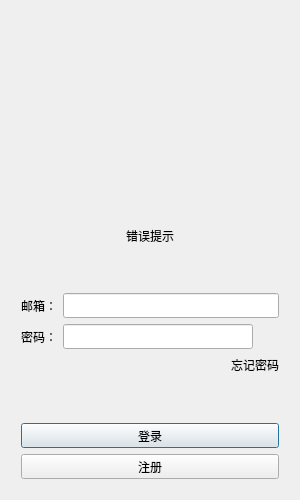
<?xml version="1.0" encoding="UTF-8"?>
<ui version="4.0">
 <class>LoginDialog</class>
 <widget class="QDialog" name="LoginDialog">
  <property name="geometry">
   <rect>
    <x>0</x>
    <y>0</y>
    <width>300</width>
    <height>500</height>
   </rect>
  </property>
  <property name="minimumSize">
   <size>
    <width>300</width>
    <height>500</height>
   </size>
  </property>
  <property name="maximumSize">
   <size>
    <width>300</width>
    <height>500</height>
   </size>
  </property>
  <property name="windowTitle">
   <string>Dialog</string>
  </property>
  <layout class="QVBoxLayout" name="verticalLayout">
   <item>
    <layout class="QVBoxLayout" name="verticalLayout_2">
     <property name="leftMargin">
      <number>10</number>
     </property>
     <property name="topMargin">
      <number>10</number>
     </property>
     <property name="rightMargin">
      <number>10</number>
     </property>
     <property name="bottomMargin">
      <number>10</number>
     </property>
     <item>
      <layout class="QHBoxLayout" name="horizontalLayout">
       <item>
        <widget class="QLabel" name="head_label">
         <property name="minimumSize">
          <size>
           <width>200</width>
           <height>200</height>
          </size>
         </property>
         <property name="maximumSize">
          <size>
           <width>200</width>
           <height>200</height>
          </size>
         </property>
         <property name="locale">
          <locale language="Chinese" country="China"/>
         </property>
         <property name="text">
          <string/>
         </property>
         <property name="pixmap">
          <pixmap resource="rc.qrc">:/res/ice.png</pixmap>
         </property>
         <property name="alignment">
          <set>Qt::AlignCenter</set>
         </property>
        </widget>
       </item>
      </layout>
     </item>
     <item>
      <widget class="QLabel" name="err_tip">
       <property name="text">
        <string>错误提示</string>
       </property>
       <property name="alignment">
        <set>Qt::AlignCenter</set>
       </property>
      </widget>
     </item>
     <item>
      <spacer name="verticalSpacer">
       <property name="orientation">
        <enum>Qt::Vertical</enum>
       </property>
       <property name="sizeHint" stdset="0">
        <size>
         <width>20</width>
         <height>40</height>
        </size>
       </property>
      </spacer>
     </item>
     <item>
      <layout class="QHBoxLayout" name="horizontalLayout_2">
       <item>
        <widget class="QLabel" name="email_label">
         <property name="minimumSize">
          <size>
           <width>0</width>
           <height>25</height>
          </size>
         </property>
         <property name="maximumSize">
          <size>
           <width>16777215</width>
           <height>25</height>
          </size>
         </property>
         <property name="text">
          <string>邮箱：</string>
         </property>
        </widget>
       </item>
       <item>
        <widget class="QLineEdit" name="email_edit">
         <property name="minimumSize">
          <size>
           <width>0</width>
           <height>25</height>
          </size>
         </property>
         <property name="maximumSize">
          <size>
           <width>16777215</width>
           <height>25</height>
          </size>
         </property>
        </widget>
       </item>
      </layout>
     </item>
     <item>
      <layout class="QHBoxLayout" name="horizontalLayout_3">
       <item>
        <widget class="QLabel" name="passwd_label">
         <property name="minimumSize">
          <size>
           <width>0</width>
           <height>25</height>
          </size>
         </property>
         <property name="maximumSize">
          <size>
           <width>16777215</width>
           <height>25</height>
          </size>
         </property>
         <property name="text">
          <string>密码：</string>
         </property>
        </widget>
       </item>
       <item>
        <widget class="QLineEdit" name="passwd_edit">
         <property name="minimumSize">
          <size>
           <width>0</width>
           <height>25</height>
          </size>
         </property>
         <property name="maximumSize">
          <size>
           <width>16777215</width>
           <height>25</height>
          </size>
         </property>
        </widget>
       </item>
       <item>
        <widget class="ClickedLabel" name="passwd_visible">
         <property name="minimumSize">
          <size>
           <width>20</width>
           <height>20</height>
          </size>
         </property>
         <property name="maximumSize">
          <size>
           <width>20</width>
           <height>20</height>
          </size>
         </property>
         <property name="text">
          <string/>
         </property>
        </widget>
       </item>
      </layout>
     </item>
     <item>
      <layout class="QHBoxLayout" name="horizontalLayout_6">
       <item>
        <spacer name="horizontalSpacer">
         <property name="orientation">
          <enum>Qt::Horizontal</enum>
         </property>
         <property name="sizeHint" stdset="0">
          <size>
           <width>40</width>
           <height>20</height>
          </size>
         </property>
        </spacer>
       </item>
       <item>
        <widget class="ClickedLabel" name="reset_passwd">
         <property name="text">
          <string>忘记密码</string>
         </property>
        </widget>
       </item>
      </layout>
     </item>
     <item>
      <spacer name="verticalSpacer_2">
       <property name="orientation">
        <enum>Qt::Vertical</enum>
       </property>
       <property name="sizeHint" stdset="0">
        <size>
         <width>20</width>
         <height>40</height>
        </size>
       </property>
      </spacer>
     </item>
     <item>
      <layout class="QHBoxLayout" name="horizontalLayout_4">
       <item>
        <widget class="QPushButton" name="login_btn">
         <property name="minimumSize">
          <size>
           <width>0</width>
           <height>25</height>
          </size>
         </property>
         <property name="maximumSize">
          <size>
           <width>16777215</width>
           <height>25</height>
          </size>
         </property>
         <property name="text">
          <string>登录</string>
         </property>
        </widget>
       </item>
      </layout>
     </item>
     <item>
      <layout class="QHBoxLayout" name="horizontalLayout_5">
       <item>
        <widget class="QPushButton" name="register_btn">
         <property name="minimumSize">
          <size>
           <width>0</width>
           <height>25</height>
          </size>
         </property>
         <property name="maximumSize">
          <size>
           <width>16777215</width>
           <height>25</height>
          </size>
         </property>
         <property name="text">
          <string>注册</string>
         </property>
        </widget>
       </item>
      </layout>
     </item>
    </layout>
   </item>
  </layout>
 </widget>
 <customwidgets>
  <customwidget>
   <class>ClickedLabel</class>
   <extends>QLabel</extends>
   <header>clickedlabel.h</header>
  </customwidget>
 </customwidgets>
 <resources>
  <include location="rc.qrc"/>
 </resources>
 <connections/>
</ui>
